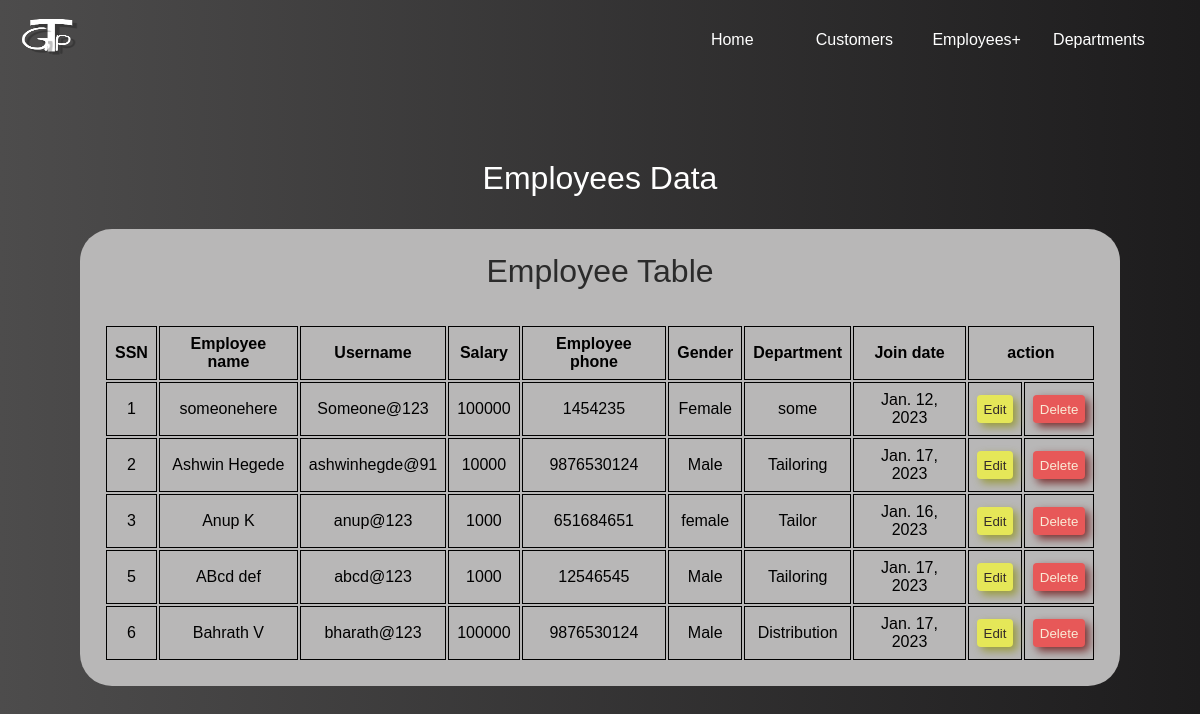
/empinf/, run on an earlier commit of the app's database.
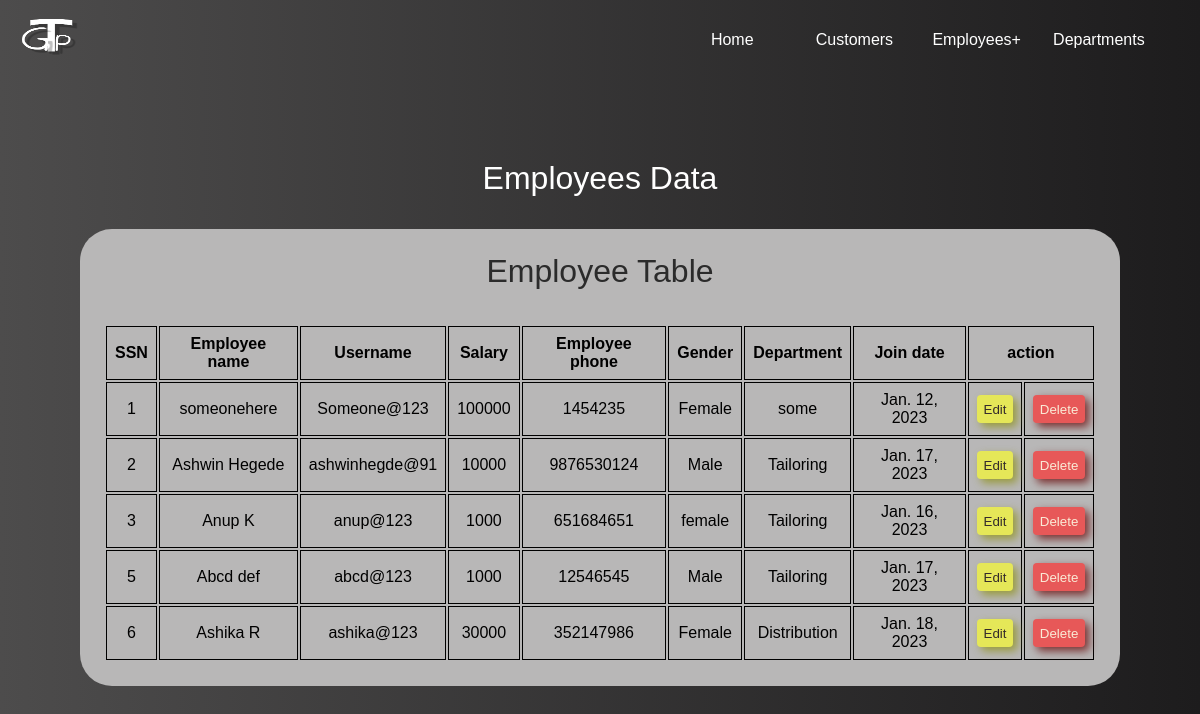
And on a later commit of the database.
### first_vs/models.py (models this page shows, shortened)
class Employees(models.Model):
    Ssn=models.IntegerField(default=0,primary_key=True)
    E_name=models.CharField(max_length=50)
    username=models.CharField(max_length=50,default="default")
    Salary=models.IntegerField()
    E_address=models.TextField(max_length=500)
    E_phone=models.CharField(max_length=13)
    Gender=models.CharField(max_length=20)
    Department=models.CharField(max_length=50)
    password=models.CharField(max_length=60,default="0")
    Join_date=models.DateField()

### first_vs/views.py (the view)
# urls.py: path('empinf/',views.emp_tab,name="emp_tab"),
def emp_tab(request):
    get=Employees.objects.all()
    return render(request,"first_vs/emp_tables.html",{'get':get})

### first_vs/templates/first_vs/emp_tables.html (shortened to what this page needs)
<!DOCTYPE html>
<html lang="en">
<head>
    {% load static %}
    <link rel="stylesheet" href="{% static 'first_vs/emptab.css'%}">
</head>
<body>
    <header>
        {% load static %}
        {% load %}
        <div class="head">
            <div class="left">
                <div class="logo"><a href="#"><img src="{% static 'first_vs/logos/tgp_white.png' %}" alt="logo"></a>
                </div>
            </div>
            <div class="right">
                <ul>
                    <li>
                        <a href="{% url 'home' %}">
                            <span class="text1">Home</span></a>
                    </li>
                    <li>
                        <a href="{% url 'customers' %}">
                            <span class="text">Customers</span></a>
                    </li>
                    <li>
                        <a href="{% url 'emp_register' %}">
                            <span class="text">Employees+</span></a>
                    </li>
                    <li>
                        <a href="{% url 'depttable' %}">
                            <span class="text1">Departments</span></a>
                    </li>
                </ul>
            </div>
        </div>
    </header>
    <main>
        <p>Employees Data</p>
        <div class="container">
            <p class="inf">Employee Table</p>
            <table>
                {% load %}
                <th>
                    <tr class="hed">
                        <td>SSN</td>
                        <td>Employee name</td>
                        <td>Username</td>
                        <td>Salary</td>
                        <td>Employee phone</td>
                        <td>Gender</td>
                        <td>Department</td>
                        <td>Join date</td>
                        <td colspan="2">action</td>
                    </tr>
                </th>
                {% for i in get %}
                <tr>
                    <td>{{i.Ssn}}</td>
                    <td>{{ i.E_name }}</td>
                    <td>{{ i.username }}</td>
                    <td>{{ i.Salary }}</td>
                    <td>{{ i.E_phone }}</td>
                    <td>{{ i.Gender }}</td>
                    <td>{{ i.Department }}</td>
                    <td>{{ i.Join_date }}</td>
                    <td class="but"><a href="{% url 'eupdate' i.Ssn %}"><button>Edit</button></a></td>
                    <td>
                        <form action="{% url 'edelete' i.Ssn %}" method="post">
                            <input type="submit" name="delete" id="delete" value="Delete">
                        </form>
                    </td>
                </tr>
                {% endfor %}
            </table>
        </div>
    </main>
</body>
</html>

What changed in the data, as far as the page shows it:
changed Employees "Anup K": Department "Tailor" → "Tailoring"
changed Employees "abcd@123": E_name "ABcd def" → "Abcd def"
changed Employees "Distribution": E_name "Bahrath V" → "Ashika R"; username "bharath@123" → "ashika@123"; Salary "100000" → "30000"; E_phone "9876530124" → "352147986"; Gender "Male" → "Female"; Join_date "Jan. 17, 2023" → "Jan. 18, 2023"
